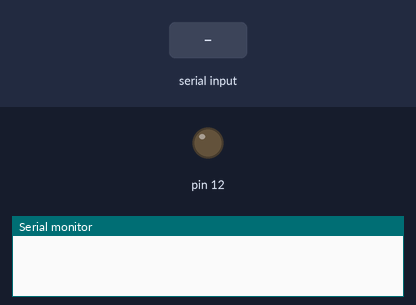
Recording of a sketch running on a simulated Arduino Uno, built with avr-gcc and run on an emulated ATmega328P. On the bench: output pins drawn as LEDs (lit = HIGH), the last lines printed to the serial monitor. Inputs (shaded band) come from the test bench.

Above: at 1.2 s.
1.3 s: "1" received over Serial
At 2.1 s:
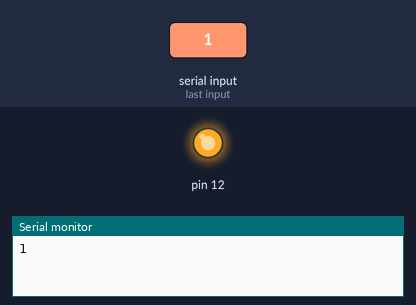
Timing chart, 0 to 7.8 s (numbered marks = the images above; inputs shaded):
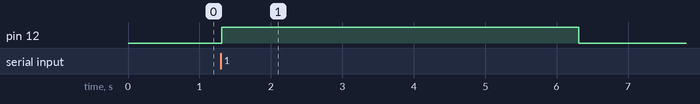

The sketch:

hc05.ino
```cpp
void setup() {
pinMode(12,OUTPUT);
Serial.begin(9600);
}
void loop()
{
while(Serial.available())
{
delay(10);
char x = Serial.read();
Serial.println(x);

if(x =='1')
{
digitalWrite(12,HIGH);
delay(5000);
}
if(x='0')
{
digitalWrite(12,LOW);
delay(1000);
}}}
```

Measured:
- after the input at 1.3 s, pin 12: LOW → HIGH at once, → LOW 5.0 s later
